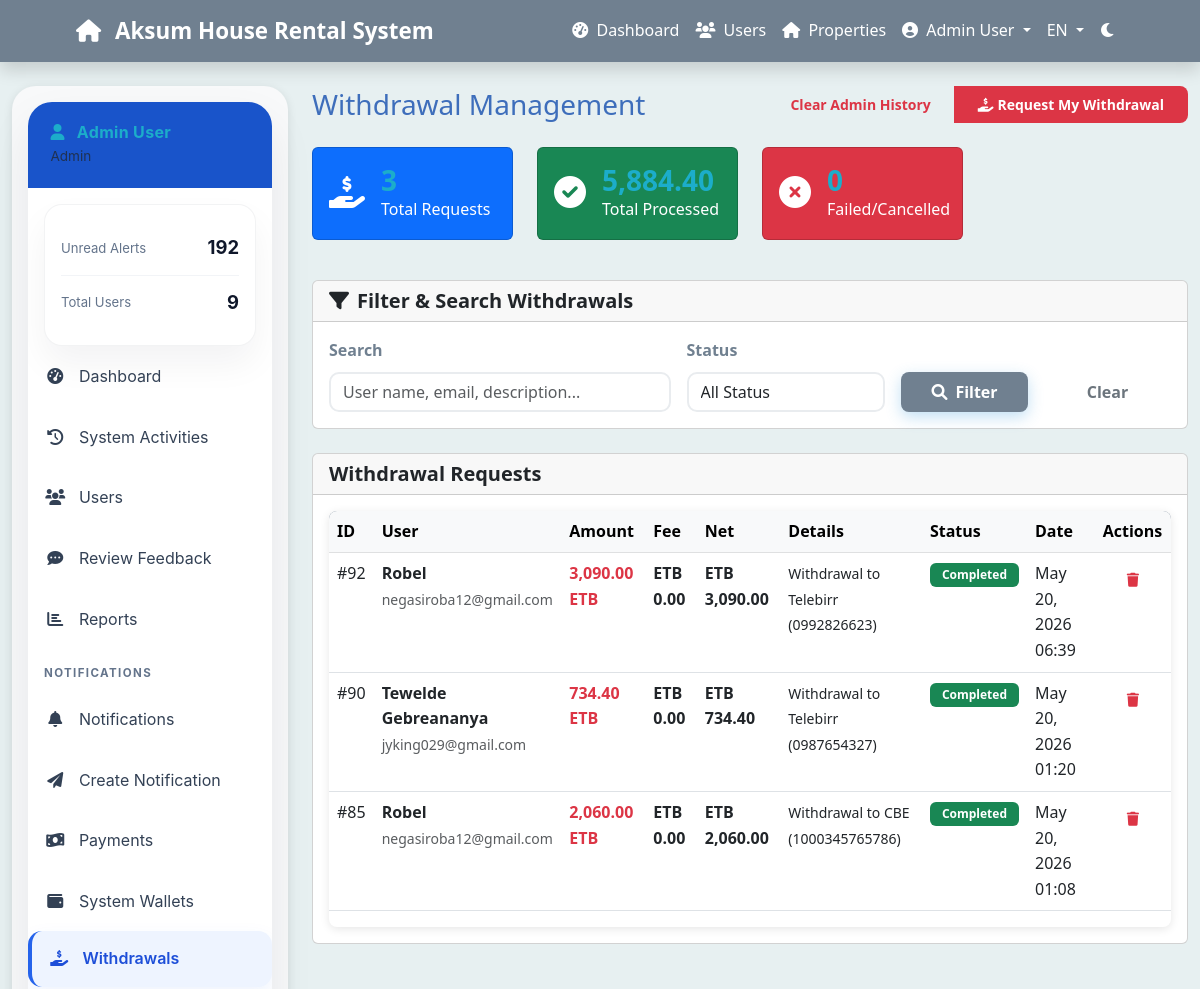
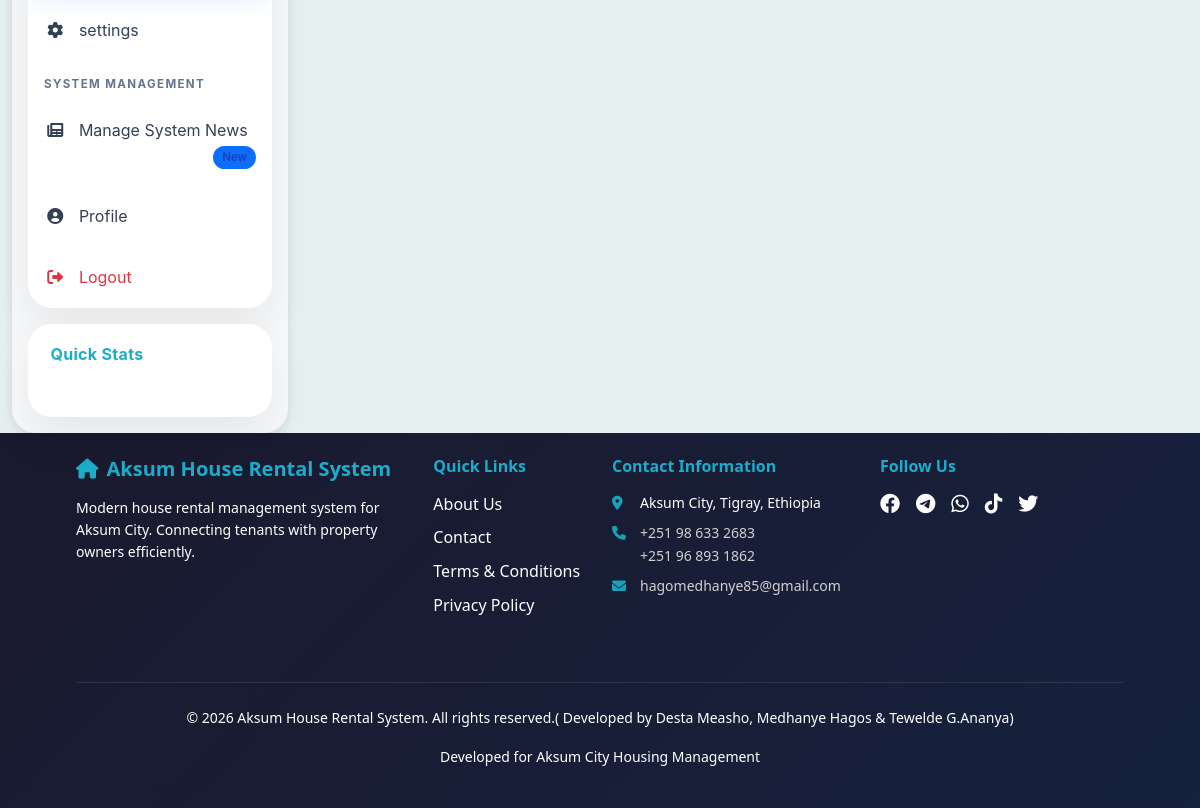
The app's page /admin/withdrawals.php (signed in) with its own data (2 pictures, top to bottom).
### tables this page shows
CREATE TABLE `wallet_transactions` (
  `transaction_id` int(11) NOT NULL,
  `wallet_id` int(11) NOT NULL,
  `amount` decimal(15,2) NOT NULL,
  `transaction_type` enum('deposit','payment','withdrawal') NOT NULL,
  `status` enum('pending','completed','failed','cancelled') DEFAULT 'pending',
  `reference_table` varchar(50) DEFAULT NULL,
  `reference_id` int(11) DEFAULT NULL,
  `description` text DEFAULT NULL,
  `created_at` timestamp NOT NULL DEFAULT current_timestamp(),
  `is_visible_admin` tinyint(1) DEFAULT 1,
  `is_visible_user` tinyint(1) DEFAULT 1
);

CREATE TABLE `users` (
  `user_id` int(11) NOT NULL,
  `full_name` varchar(100) NOT NULL,
  `email` varchar(100) NOT NULL,
  `phone` varchar(20) DEFAULT NULL,
  `password_hash` varchar(255) NOT NULL,
  `role` enum('tenant','owner','employee','admin') NOT NULL,
  `id_number` varchar(50) DEFAULT NULL,
  `address` text DEFAULT NULL,
  `id_image` varchar(255) DEFAULT NULL,
  `profile_image` varchar(255) DEFAULT NULL,
  `profile_picture` varchar(255) DEFAULT NULL,
  `is_verified` tinyint(1) DEFAULT 0,
  `verification_token` varchar(255) DEFAULT NULL,
  `token_expires_at` datetime DEFAULT NULL,
  `is_active` tinyint(1) DEFAULT 1,
  `status` enum('active','inactive','suspended','pending') DEFAULT 'pending',
  `created_at` timestamp NOT NULL DEFAULT current_timestamp(),
  `updated_at` timestamp NOT NULL DEFAULT current_timestamp() ON UPDATE current_timestamp(),
  `login_attempts` int(11) DEFAULT 0 COMMENT 'Number of failed login attempts',
  `last_attempt_time` timestamp NULL DEFAULT NULL COMMENT 'Time of last failed login attempt',
  `lockout_until` timestamp NULL DEFAULT NULL COMMENT 'Time until account is locked out',
  `force_password_change` tinyint(1) DEFAULT 0
);

### includes/database.php (called while the page is built, shortened)
<?php
class Database {
    private $host = DB_HOST;
    private $user = DB_USER;
    private $pass = DB_PASS;
    private $dbname = DB_NAME;
    private $conn;
    private function connect() {
        $dsn = "mysql:host=" . $this->host . ";port=3306;dbname=" . $this->dbname . ";charset=utf8mb4";
        $options = array(
            PDO::ATTR_ERRMODE => PDO::ERRMODE_EXCEPTION,
            PDO::ATTR_DEFAULT_FETCH_MODE => PDO::FETCH_ASSOC,
            PDO::ATTR_EMULATE_PREPARES => false
        );
        try {
            $this->conn = new PDO($dsn, $this->user, $this->pass, $options);
        } catch (PDOException $e) {
            $this->error = "Connection failed: " . $e->getMessage();
            error_log($this->error);
            die("A database connection error occurred. Please try again later.");
        }
    }
    public function prepare($sql) {
        try {
            $stmt = $this->conn->prepare($sql);
            return $stmt;
        } catch (PDOException $e) {
            $this->error = "Prepare failed: " . $e->getMessage();
            error_log($this->error . " | SQL: " . $sql);
            return false;
        }
    }
    public function execute($stmt, $params = []) {
        try {
            $stmt->execute($params);
            return $stmt;
        } catch (PDOException $e) {
            $this->error = "Query failed: " . $e->getMessage();
            throw new Exception($this->error);
        }
    }
    public function getSingle($stmt, $params = []) {
        $result = $this->execute($stmt, $params);
        return $stmt->fetch();
    }
    public function getMultiple($stmt, $params = []) {
        $result = $this->execute($stmt, $params);
        return $stmt->fetchAll();
    }
}
?>

### admin/withdrawals.php (the view, shortened to what this page needs)
<?php
require_once '../includes/config.php';
$page = isset($_GET['page']) ? (int)$_GET['page'] : 1;
$limit = 20;
$offset = ($page - 1) * $limit;
$search = $_GET['search'] ?? '';
$where_conditions = ["wt.transaction_type = 'withdrawal'", "wt.is_visible_admin = 1"];
$params = [];
$where_clause = "WHERE " . implode(" AND ", $where_conditions);
$sql = "SELECT wt.*, u.full_name as user_name, u.email as user_email, u.user_id
        FROM wallet_transactions wt
        JOIN wallets w ON wt.wallet_id = w.wallet_id
        JOIN users u ON w.user_id = u.user_id
        $where_clause
        ORDER BY wt.created_at DESC
        LIMIT $limit OFFSET $offset";
$stmt = $db->prepare($sql);
$withdrawals = $db->getMultiple($stmt, $params);
$stats_sql = "SELECT
                 COUNT(*) as total,
                 COUNT(CASE WHEN status = 'completed' THEN 1 END) as completed,
                 COUNT(CASE WHEN status = 'pending' THEN 1 END) as pending,
                 COUNT(CASE WHEN status = 'failed' THEN 1 END) as failed,
                 SUM(CASE WHEN status = 'completed' THEN ABS(amount) ELSE 0 END) as total_withdrawn,
                 SUM(CASE WHEN status = 'pending' THEN ABS(amount) ELSE 0 END) as pending_amount
              FROM wallet_transactions
              WHERE transaction_type = 'withdrawal' AND is_visible_admin = 1";
$stmt = $db->prepare($stats_sql);
$stats = $db->getSingle($stmt);
include '../includes/header.php';
?>
<div class="container-fluid mt-4">
    <div class="row">
        <div class="col-lg-3">
            <?php include '../includes/sidebar.php'; ?>
        </div>
        <div class="col-lg-9">
            <div class="d-flex justify-content-between align-items-center mb-4">
                <h1 class="h3 mb-0">Withdrawal Management</h1>
                <div class="btn-group">
                    <button type="button" class="btn btn-outline-danger btn-sm" onclick="clearAdminHistory()">
                        <i class="fas fa-trash-sweep me-1"></i>Clear Admin History
                    </button>
                    <button type="button" class="btn btn-danger btn-sm" id="withdrawMoneyBtn">
                        <i class="fas fa-hand-holding-usd me-1"></i>Request My Withdrawal
                    </button>
                </div>
            </div>
            <div class="row mb-4">
                <div class="col-md-3 mb-3">
                    <div class="card bg-primary text-white h-100">
                        <div class="card-body">
                            <div class="d-flex align-items-center">
                                <div class="flex-shrink-0">
                                    <i class="fas fa-hand-holding-usd fa-2x"></i>
                                </div>
                                <div class="flex-grow-1 ms-3">
                                    <h3 class="mb-0"><?php echo $stats['total']; ?></h3>
                                    <p class="mb-0">Total Requests</p>
                                </div>
                            </div>
                        </div>
                    </div>
                </div>
                <div class="col-md-3 mb-3">
                    <div class="card bg-success text-white h-100">
                        <div class="card-body">
                            <div class="d-flex align-items-center">
                                <div class="flex-shrink-0">
                                    <i class="fas fa-check-circle fa-2x"></i>
                                </div>
                                <div class="flex-grow-1 ms-3">
                                    <h3 class="mb-0"><?php echo number_format($stats['total_withdrawn'] ?? 0, 2); ?></h3>
                                    <p class="mb-0">Total Processed</p>
                                </div>
                            </div>
                        </div>
                    </div>
                </div>
                <div class="col-md-3 mb-3">
                    <div class="card bg-danger text-white h-100">
                        <div class="card-body">
                            <div class="d-flex align-items-center">
                                <div class="flex-shrink-0">
                                    <i class="fas fa-times-circle fa-2x"></i>
                                </div>
                                <div class="flex-grow-1 ms-3">
                                    <h3 class="mb-0"><?php echo $stats['failed']; ?></h3>
                                    <p class="mb-0">Failed/Cancelled</p>
                                </div>
                            </div>
                        </div>
                    </div>
                </div>
            </div>
            <div class="card mb-4">
                <div class="card-header">
                    <h5 class="card-title mb-0">
                        <i class="fas fa-filter me-2"></i>Filter & Search Withdrawals
                    </h5>
                </div>
                <div class="card-body">
                    <form method="GET" class="row g-3">
                        <div class="col-md-5">
                            <label for="search" class="form-label">Search</label>
                            <input type="text" class="form-control" id="search" name="search"
                                   placeholder="User name, email, description..." value="<?php echo htmlspecialchars($search); ?>">
                        </div>
                        <div class="col-md-3">
                            <label for="status" class="form-label">Status</label>
                            <select class="form-select" id="status" name="status">
                                <option value="">All Status</option>
                            </select>
                        </div>
                        <div class="col-md-2">
                            <label class="form-label">&nbsp;</label>
                            <div class="d-grid">
                                <button type="submit" class="btn btn-primary">
                                    <i class="fas fa-search me-2"></i>Filter
                                </button>
                            </div>
                        </div>
                        <div class="col-md-2">
                            <label class="form-label">&nbsp;</label>
                            <div class="d-grid">
                                <a href="withdrawals.php" class="btn btn-outline-secondary">Clear</a>
                            </div>
                        </div>
                    </form>
                </div>
            </div>
            <div class="card">
                <div class="card-header">
                    <h5 class="card-title mb-0">Withdrawal Requests</h5>
                </div>
                <div class="card-body">
                    <?php if (empty($withdrawals)): ?>
                        <div class="text-center py-5">
                            <i class="fas fa-history fa-4x text-muted mb-3"></i>
                            <h5 class="text-muted">No withdrawal requests found</h5>
                        </div>
                    <?php else: ?>
                        <div class="table-responsive">
                            <table class="table table-hover">
                                <thead class="table-light">
                                    <tr>
                                        <th>ID</th>
                                        <th>User</th>
                                        <th>Amount</th>
                                        <th>Fee</th>
                                        <th>Net</th>
                                        <th>Details</th>
                                        <th>Status</th>
                                        <th>Date</th>
                                        <th>Actions</th>
                                    </tr>
                                </thead>
                <tbody>
                                    <?php foreach ($withdrawals as $withdrawal): ?>
                                        <tr>
                                            <td>#<?php echo $withdrawal['transaction_id']; ?></td>
                                            <td>
                                                <strong><?php echo htmlspecialchars($withdrawal['user_name']); ?></strong><br>
                                                <small class="text-muted"><?php echo htmlspecialchars($withdrawal['user_email']); ?></small>
                                            </td>
                                            <td>
                                                <strong class="text-danger"><?php echo number_format(abs($withdrawal['amount']), 2); ?> ETB</strong>
                                            </td>
                                            <td>
                                                <strong>ETB <?php echo number_format($withdrawal['fee'] ?? 0.00, 2); ?></strong>
                                            </td>
                                            <td>
                                                <strong>ETB <?php echo number_format($withdrawal['net_amount'] ?? abs($withdrawal['amount']), 2); ?></strong>
                                            </td>
                                            <td>
                                                <small><?php echo htmlspecialchars($withdrawal['description']); ?></small>
                                            </td>
                                            <td>
                                                <span class="badge bg-<?php
                                                    $status_colors = [
                                                        'completed' => 'success',
                                                        'cancelled' => 'secondary',
                                                        'failed' => 'danger'
                                                    ];
                                                    echo $status_colors[$withdrawal['status']] ?? 'info';
                                                ?>">
                                                    <?php echo ucfirst($withdrawal['status']); ?>
                                                </span>
                                            </td>
                                            <td><?php echo date('M d, Y H:i', strtotime($withdrawal['created_at'])); ?></td>
                                            <td>
                                                <button type="button" class="btn btn-sm btn-outline-danger"
                                                        onclick="if(confirm('Are you sure you want to delete this record?')) window.location.href='?delete=<?php echo $withdrawal['transaction_id']; ?>'">
                                                    <i class="fas fa-trash"></i>
                                                </button>
                                            </td>
                                        </tr>
                                    <?php endforeach; ?>
                                </tbody>
                            </table>
                        </div>
                    <?php endif; ?>
                </div>
            </div>
        </div>
    </div>
</div>
<?php include '../includes/footer.php'; ?>

### records on screen
wallet_transactions: transaction_id "92", users.full_name "Robel", users.email "negasiroba12@gmail.com", amount "3,090.00", fee "0.00", description "Withdrawal to Telebirr (0992826623)", status "Completed", created_at "May 20, 2026 06:39"
wallet_transactions: transaction_id "90", users.full_name "Tewelde Gebreananya", users.email "jyking029@gmail.com", amount "734.40", fee "0.00", description "Withdrawal to Telebirr (0987654327)", status "Completed", created_at "May 20, 2026 01:20"
wallet_transactions: transaction_id "85", users.full_name "Robel", users.email "negasiroba12@gmail.com", amount "2,060.00", fee "0.00", description "Withdrawal to CBE (1000345765786)", status "Completed", created_at "May 20, 2026 01:08"

### other values on screen
t('site_name') "Aksum House Rental System"
t('dashboard') "Dashboard"
t('users') "Users"
t('properties') "Properties"
$_SESSION['user_name'] "Admin User"
get_current_language() "EN"
$role_labels[$_SESSION['user_role'] ?? 'user'] "Admin"
$item['label'] "Unread Alerts"
$item['value'] "192"
$item['label'] "Total Users"
$item['value'] "9"
t('system_activities') "System Activities"
t('review_feedback') "Review Feedback"
t('reports') "Reports"
t('notifications_section') "NOTIFICATIONS"
